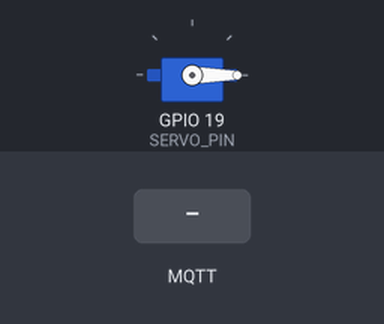
The sketch below on a simulated ESP32. Shown: servo. The test bench sets the inputs (shaded band). WiFi joins after 1.5 s; servers stay silent unless stated; no MQTT or app messages arrive unless stated.

Above: at 2.7 s.
2.8 s: MQTT message "90" arrives on the first subscribed topic
At 3.5 s:
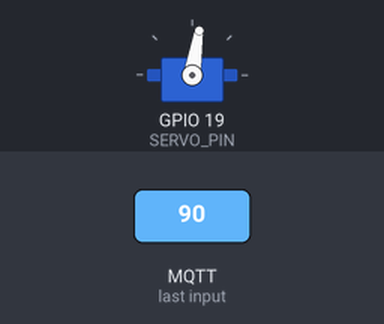
4.3 s: MQTT message "1" arrives on the first subscribed topic
At 4.7 s:
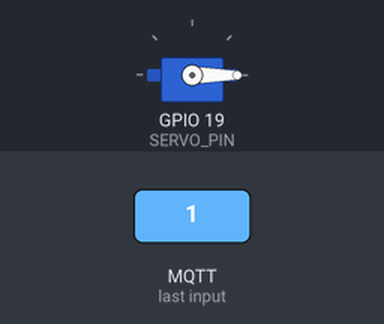
Timing chart, 0 to 7.3 s (numbered marks = the images above; inputs shaded):
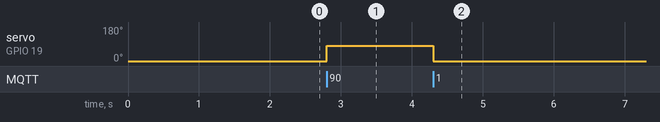

The sketch:

Window.ino
```cpp
#include <WiFi.h>
#include <PubSubClient.h>
#include <ArduinoJson.h>
#include <ESP32Servo.h>
#include "wifi_config.h"

/**
 * NŒUD D'ACCÈS OVYON (Fenêtre) v1.0
 * Contrôle positionnel précis (0-100%) pour l'aération intelligente.
 */

#define SERVO_PIN 19
Servo window;

WiFiClient espClient;
PubSubClient mqtt(espClient);

void setup() {
  Serial.begin(115200);
  window.attach(SERVO_PIN);
  window.write(0); // Fermé au démarrage

  setupWiFi();
  mqtt.setServer(OVYON_MQTT_SERVER, OVYON_MQTT_PORT);
  mqtt.setCallback(mqttCallback);
}

void setupWiFi() {
  WiFi.begin(OVYON_SSID, OVYON_PASSWORD);
  while (WiFi.status() != WL_CONNECTED) delay(500);
}

/**
 * GESTION DE LA POSITION PROPORTIONNELLE
 * Reçoit un entier (0-100) et le convertit en angle de servo.
 */
void mqttCallback(char* topic, byte* payload, unsigned int length) {
  String msg = "";
  for (int i = 0; i < length; i++) msg += (char)payload[i];

  int pos = msg.toInt();
  pos = constrain(pos, 0, 100); // Sécurité bornes
  window.write(map(pos, 0, 100, 0, 90));

  publishStatus(pos);
}

void publishStatus(int pos) {
  StaticJsonDocument<128> doc;
  doc["position"] = pos;
  char buffer[128];
  serializeJson(doc, buffer);
  mqtt.publish("ovyon/status/window/salon", buffer, true);
}

void reconnect() {
  while (!mqtt.connected()) {
    if (mqtt.connect("OVYON_WINDOW_NODE", OVYON_MQTT_USER, OVYON_MQTT_PASSWORD)) {
      mqtt.subscribe("ovyon/control/window/salon/position");
    } else {
      delay(5000);
    }
  }
}

void loop() {
  if (!mqtt.connected()) reconnect();
  mqtt.loop();
}
```

Measured:
- after the input at 2.8 s, servo on GPIO 19 (SERVO_PIN): 0° → 81° at once
- after the input at 4.3 s, servo on GPIO 19 (SERVO_PIN): 81° → 0° at once
